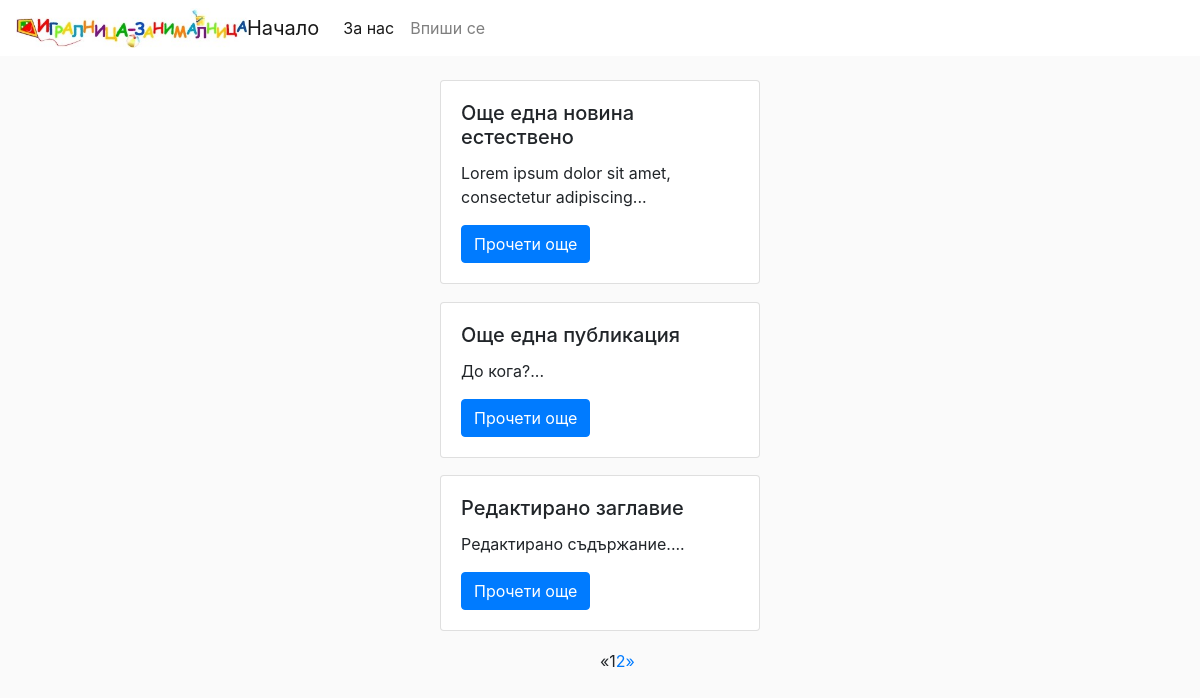
Before: / with the older database file.
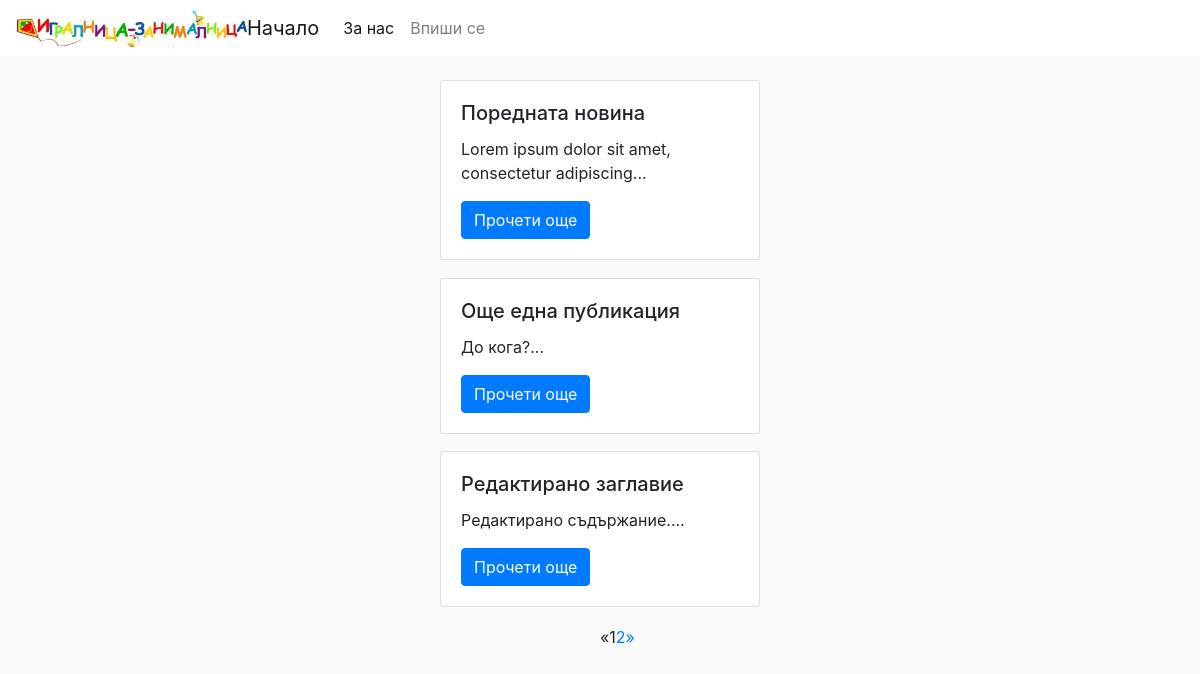
After: the same page with the newer database file.
### news/models.py (models this page shows, shortened)
class Post(models.Model):
    title = models.CharField('заглавие', max_length=50)
    pub_date = models.DateField('дата на публикуване', auto_now_add=True)
    content = models.TextField('съдържание')
    class Meta:
        verbose_name = 'публикация'
        verbose_name_plural = 'публикации'
    def short_content(self):
        return f"{self.content:.50}..."

### news/views.py (the view)
# urls.py: urlpatterns = [path('', views.NewsList.as_view(), name='index'),
class NewsList(ListView):
    model = Post
    template_name = 'news-list.html'
    context_object_name = 'posts'
    paginate_by = 3
    def get_queryset(self):
        return Post.objects.all().order_by('-pub_date', '-pk')

### news/templates/news-list.html (shortened to what this page needs)
{% extends 'index.html' %}
{% block body %}
<div class="container" style="margin-top: 2%">
    <div class="row">
        {% for post in posts %}
        <div class="col-lg-4"></div>
        <div class="col-lg-4">
            <div class="container" style="margin-bottom: 5%">
                <div class="card" style="width: 20rem;">
                    <div class="card-body" style="border: 5%">
                        <h5 class="card-title">{{post.title}}</h5>
                        <p class="card-text">{{post.short_content}}</p>
                    <a href="{% url 'details' post.id %}" class="btn btn-primary">Прочети още</a>
                </div>
            </div>
        </div>
    </div>
    <div class="col-lg-4"></div>
    {% endfor %}
{% include 'pages.html' %}
</div>
</div>
{% endblock %}

Changed rows visible on the page:
changed Post "Lorem ipsum dolor sit amet, consectetur adipiscing...": title "Още една новина естествено" → "Поредната новина"
